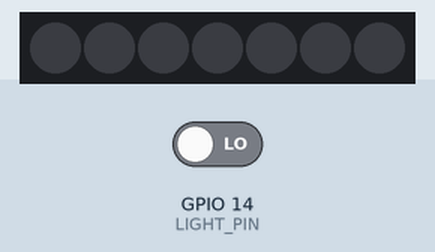
The program below on a simulated Raspberry Pi (BCM pin numbers). Shown: 7 RGB LEDs in strip order, left to right. The inputs (shaded band) are chosen by the test bench; at power-on: GPIO 14 (LIGHT_PIN) LOW. Dim RGB values are drawn brighter than linear.

Above: at 1.2 s.
1.3 s: GPIO 14 (LIGHT_PIN) driven HIGH
At 2.6 s:
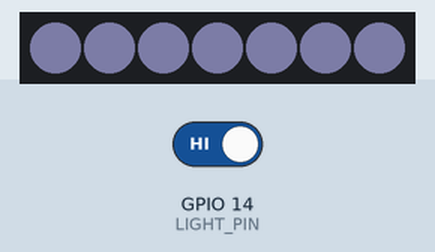
2.9 s: GPIO 14 (LIGHT_PIN) driven LOW
At 4.1 s:
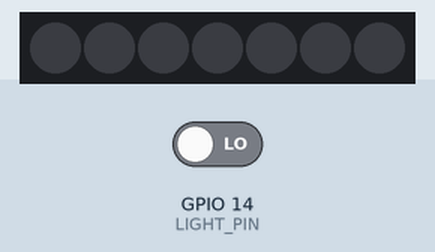
Timing chart, 0 to 5.9 s (numbered marks = the images above; inputs shaded):
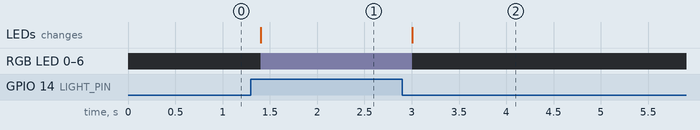

Measured:
- after the input at 1.3 s, RGB LED 0–6: off → RGB(30, 30, 40) after 0.10 s; the LEDs: change after 0.10 s (image 1)
- after the input at 2.9 s, RGB LED 0–6: RGB(30, 30, 40) → off after 0.11 s; the LEDs: change after 0.11 s (image 2)

The program:

7_lightSensor_LED.py
```python
import time
import board
import neopixel
import RPi.GPIO as GPIO

GPIO.setmode(GPIO.BCM)
pixel_pin = board.D18

LIGHT_PIN = 14
num_pixels = 7

GPIO.setup(LIGHT_PIN, GPIO.IN)
ORDER = neopixel.GRB
pixels = neopixel.NeoPixel(
    pixel_pin, num_pixels, brightness=0.2, auto_write=False, pixel_order=ORDER)

while True:
    try:
        if GPIO.input(LIGHT_PIN):
            pixels.fill((150, 150, 200))
            pixels.show()
        else:
            pixels.fill((0, 0, 0))
            pixels.show()

        time.sleep(0.2)
    except KeyboardInterrupt:
        GPIO.cleanup()
        print('clean')
        break
```
